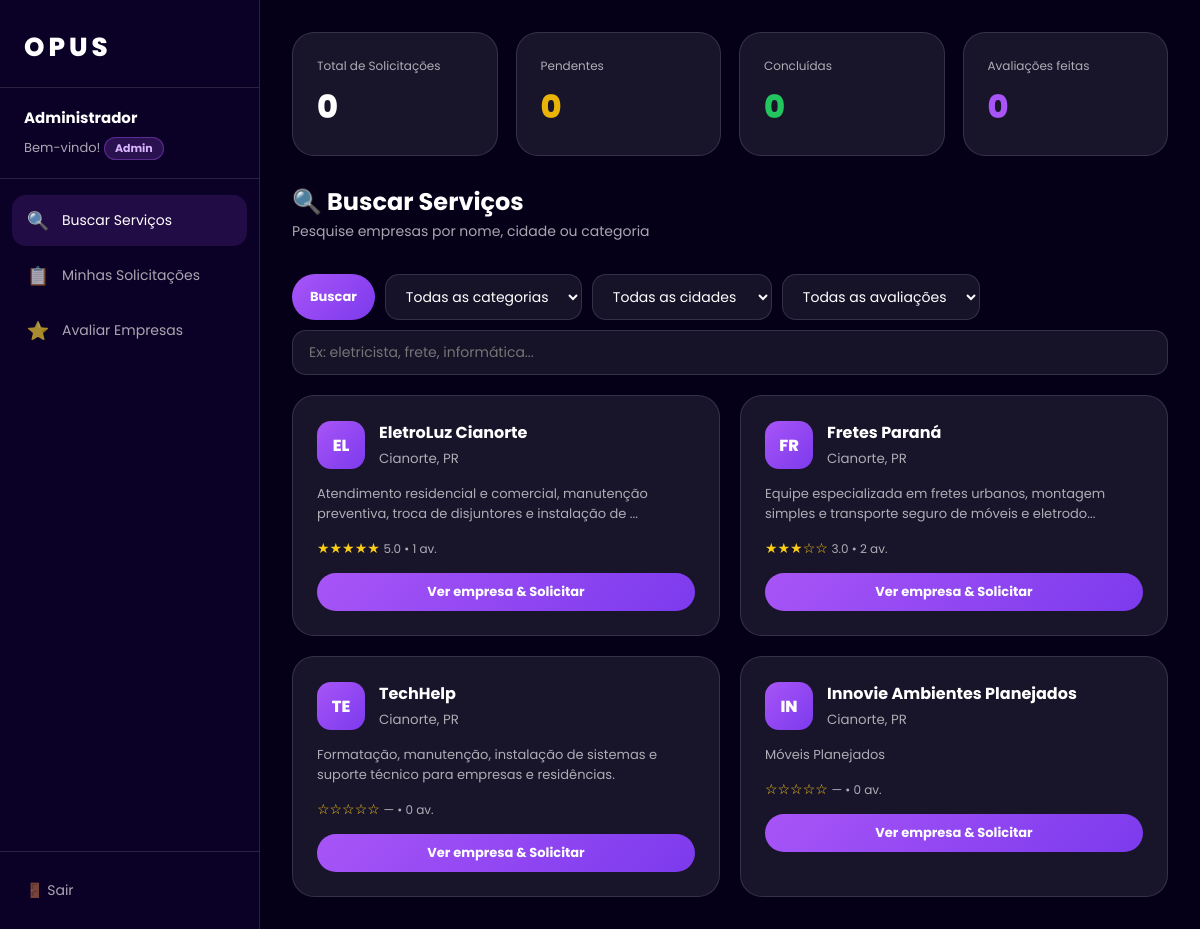
The app's page /usuario.php (signed in), older data.
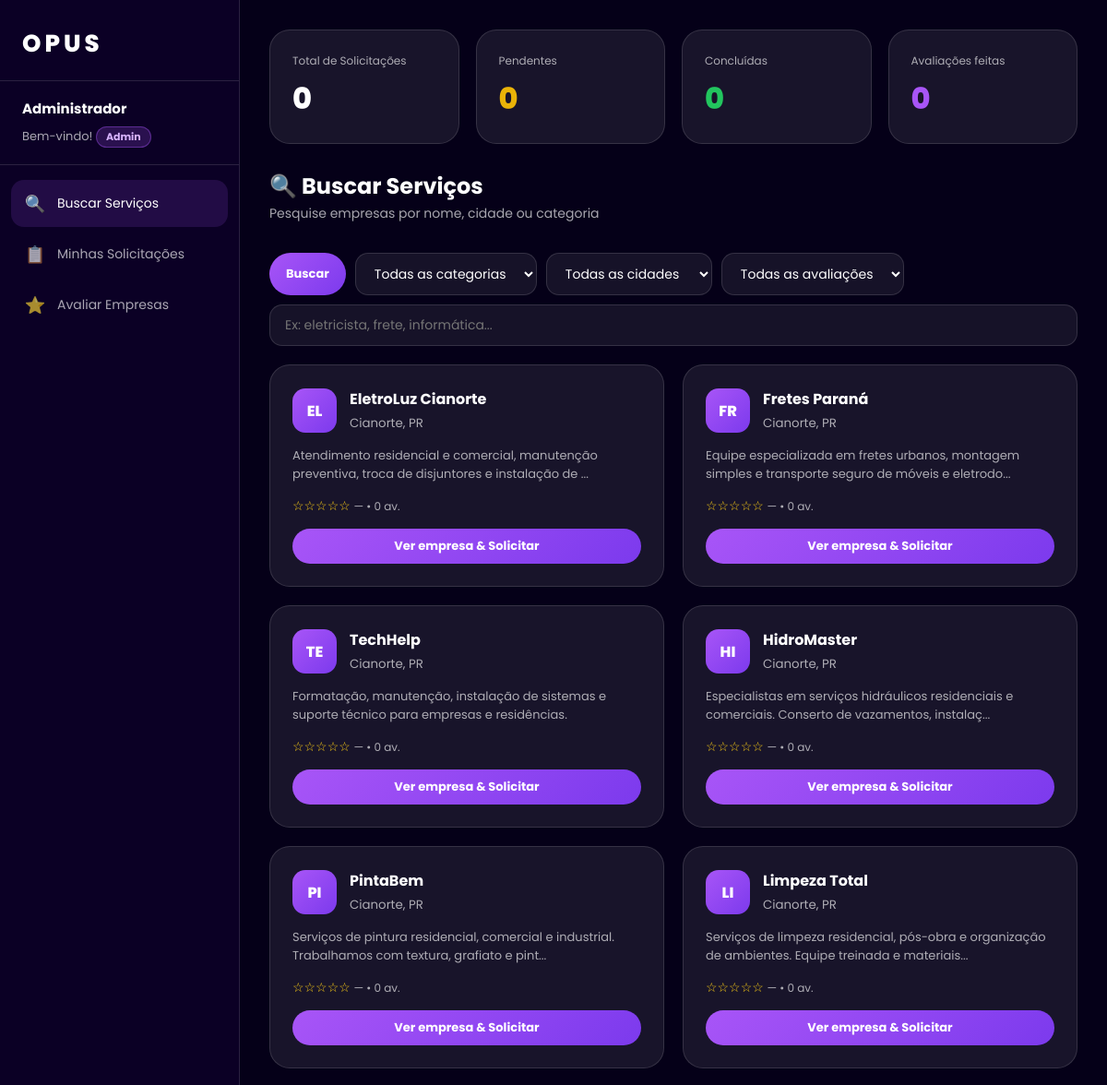
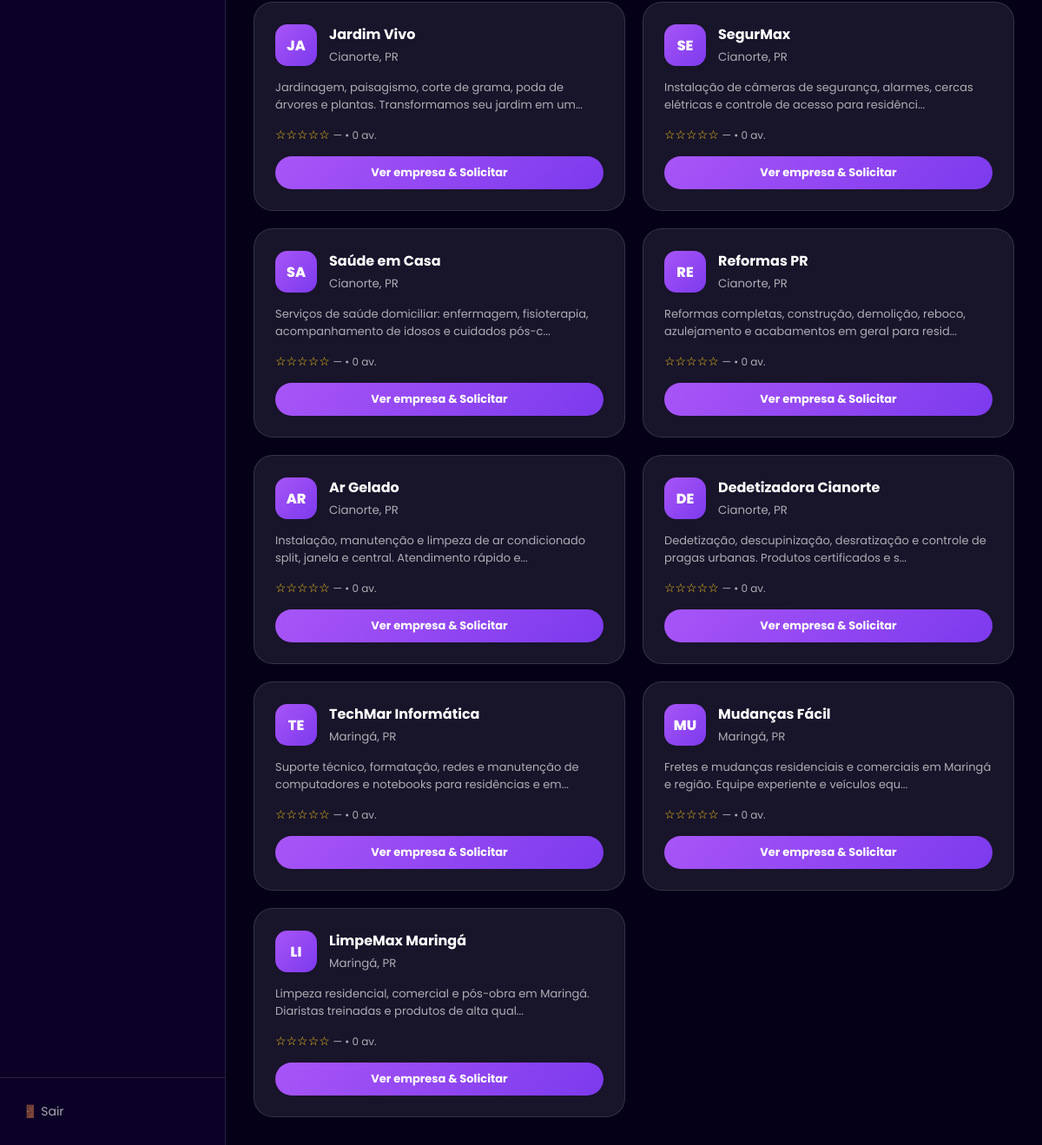
The same page, newer data (2 pictures, top to bottom).
### tables this page shows
CREATE TABLE `empresa` (
  `id` int(11) NOT NULL AUTO_INCREMENT,
  `usuario_id` int(11) DEFAULT NULL,
  `nome` varchar(100) NOT NULL,
  `cnpj` varchar(20) DEFAULT NULL,
  `email` varchar(100) DEFAULT NULL,
  `telefone` varchar(20) DEFAULT NULL,
  `endereco` varchar(150) DEFAULT NULL,
  `cidade` varchar(100) DEFAULT NULL,
  `estado` varchar(50) DEFAULT NULL,
  `descricao` text DEFAULT NULL,
  `ativo` tinyint(1) DEFAULT 1,
  `criado_em` datetime DEFAULT current_timestamp(),
  PRIMARY KEY (`id`),
  UNIQUE KEY `usuario_id` (`usuario_id`),
  UNIQUE KEY `cnpj` (`cnpj`),
  CONSTRAINT `empresa_ibfk_1` FOREIGN KEY (`usuario_id`) REFERENCES `usuario` (`id`) ON DELETE CASCADE
);

### includes/auth.php (called while the page is built, shortened)
<?php
function getTipo(): string {
    return $_SESSION['tipo'] ?? '';
}
function e(string $str): string {
    return htmlspecialchars($str, ENT_QUOTES, 'UTF-8');
}
function formatStars(int $nota): string {
    return str_repeat('★', $nota) . str_repeat('☆', 5 - $nota);
}

### usuario.php (the view, shortened to what this page needs)
<?php
require_once 'includes/auth.php';
$db   = getDB();
$uid  = $_SESSION['usuario_id'];
$nome = $_SESSION['nome'];
$aba   = $_GET['aba'] ?? 'buscar';
$termo = trim($_GET['q'] ?? '');
$sqlEmp = 'SELECT e.*, AVG(a.nota) as media, COUNT(DISTINCT a.id) as total_av
           FROM empresa e
           LEFT JOIN avaliacao a ON a.empresa_id = e.id
           LEFT JOIN servico s ON s.empresa_id = e.id
           LEFT JOIN categoria c ON c.id = s.categoria_id
           WHERE e.ativo = 1';
$params = [];
$sqlEmp .= ' GROUP BY e.id, e.nome, e.cnpj, e.email, e.telefone, e.endereco, e.cidade, e.estado, e.descricao, e.ativo, e.criado_em, e.usuario_id';
$sqlEmp .= ' ORDER BY media DESC';
$stmtEmp = $db->prepare($sqlEmp);
$stmtEmp->execute($params);
$empresas = $stmtEmp->fetchAll();
$sols = $db->prepare('SELECT s.*, e.nome as emp_nome, e.telefone as emp_tel, f.nome as func_nome, f.telefone as func_tel, f.cargo as func_cargo FROM solicitacao s JOIN empresa e ON e.id = s.empresa_id LEFT JOIN funcionario f ON f.id = s.funcionario_id WHERE s.usuario_id = ? ORDER BY s.data_solicitacao DESC');
$sols->execute([$uid]);
$minhasSols = $sols->fetchAll();
$totalSols  = count($minhasSols);
$concluidas = count(array_filter($minhasSols, fn($s) => $s['status'] === 'Concluído'));
$pendentes  = count(array_filter($minhasSols, fn($s) => $s['status'] === 'Pendente'));
$avalSt     = $db->prepare('SELECT COUNT(*) FROM avaliacao WHERE usuario_id = ?');
$avalSt->execute([$uid]);
$totalAv = $avalSt->fetchColumn();
?>
<!DOCTYPE html>
<html lang="pt-BR">
<head>
<link rel="stylesheet" href="assets/css/dashboard.css">
</head>
<body>
<aside class="sidebar">
  <a href="index.php" class="sidebar-brand" style="text-decoration:none;color:#fff;">OPUS</a>
  <div class="sidebar-user">
    <strong><?= e($nome) ?></strong>
    <span>Bem-vindo!</span>
    <div class="sidebar-badge <?= getTipo()==='empresa'?'empresa':'' ?>"><?= ucfirst(getTipo()) ?></div>
  </div>
  <nav class="sidebar-nav">
    <a href="?aba=buscar"       class="<?= $aba==='buscar'?'active':'' ?>"><span class="icon">🔍</span> Buscar Serviços</a>
    <a href="?aba=solicitacoes" class="<?= $aba==='solicitacoes'?'active':'' ?>"><span class="icon">📋</span> Minhas Solicitações</a>
    <a href="?aba=avaliacoes"   class="<?= $aba==='avaliacoes'?'active':'' ?>"><span class="icon">⭐</span> Avaliar Empresas</a>
  </nav>
  <div class="sidebar-footer">
    <a href="logout.php">🚪 Sair</a>
  </div>
</aside>
<main class="main">
  <div class="stats-row">
    <div class="stat-card"><div class="label">Total de Solicitações</div><div class="value"><?= $totalSols ?></div></div>
    <div class="stat-card"><div class="label">Pendentes</div><div class="value" style="color:var(--yellow)"><?= $pendentes ?></div></div>
    <div class="stat-card"><div class="label">Concluídas</div><div class="value" style="color:var(--green)"><?= $concluidas ?></div></div>
    <div class="stat-card"><div class="label">Avaliações feitas</div><div class="value" style="color:var(--purple)"><?= $totalAv ?></div></div>
  </div>
  <?php if ($aba === 'buscar'): ?>
  <div class="topbar">
    <div><h1>🔍 Buscar Serviços</h1><p>Pesquise empresas por nome, cidade ou categoria</p></div>
  </div>
  <form method="GET" class="search-bar" style="flex-wrap:wrap;gap:10px">
    <button type="submit" class="btn btn-primary">Buscar</button>
    <select name="cat" style="flex:0 0 180px">
      <option value="">Todas as categorias</option>
    </select>
    <select name="cidade" style="flex:0 0 180px">
      <option value="">Todas as cidades</option>
    </select>
    <select name="av" style="flex:0 0 160px">
      <option value="">Todas as avaliações</option>
    </select>
    <input type="text" name="q" placeholder="Ex: eletricista, frete, informática..." value="<?= e($termo) ?>" style="flex:1;min-width:200px">
  </form>
  <div style="display:grid;grid-template-columns:repeat(auto-fill,minmax(300px,1fr));gap:20px">
    <?php foreach ($empresas as $emp): ?>
    <div style="background:var(--card);border:1px solid var(--line);border-radius:22px;padding:24px;">
      <div style="display:flex;align-items:center;gap:14px;margin-bottom:14px;">
        <div style="width:48px;height:48px;border-radius:14px;background:linear-gradient(135deg,var(--purple),var(--purple2));display:grid;place-items:center;font-weight:800;font-size:16px;flex-shrink:0;">
          <?= mb_strtoupper(mb_substr($emp['nome'],0,2)) ?>
        </div>
        <div>
          <strong style="display:block"><?= e($emp['nome']) ?></strong>
          <small style="color:var(--muted)"><?= e($emp['cidade'] . ', ' . $emp['estado']) ?></small>
        </div>
      </div>
      <p style="color:var(--muted);font-size:13px;margin-bottom:14px;"><?= e(mb_strimwidth($emp['descricao'],0,100,'...')) ?></p>
      <div style="color:#facc15;font-size:14px;margin-bottom:14px;">
        <?= $emp['media'] ? formatStars((int)round($emp['media'])) : '☆☆☆☆☆' ?>
        <span style="color:var(--muted);font-size:12px"> <?= $emp['media'] ? number_format($emp['media'],1) : '—' ?> • <?= $emp['total_av'] ?> av.</span>
      </div>
      <a href="?aba=buscar&empresa=<?= $emp['id'] ?>" class="btn btn-primary" style="width:100%;justify-content:center;">Ver empresa & Solicitar</a>
    </div>
    <?php endforeach; ?>
  </div>
  <?php endif; ?>
</main>
</body>
</html>

### assets/css/dashboard.css (style rules this page uses)
:root { --bg: #050018; --sidebar: #0b0025; --card: rgba(255,255,255,.08); --card2: rgba(255,255,255,.13); --text: #fff; --muted: rgba(255,255,255,.65); --purple: #a855f7; --purple2: #7c3aed; --line: rgba(255,255,255,.13); --green: #22c55e; --yellow: #eab308; --red: #ef4444; --blue: #3b82f6; --sidebar-w: 260px; }
* { margin:0; padding:0; box-sizing:border-box; }
html { scroll-behavior:smooth; }
body { font-family:Poppins,Arial,sans-serif; background:var(--bg); color:var(--text); display:flex; min-height:100vh; }
a { text-decoration:none; color:inherit; }
button { cursor:pointer; font-family:inherit; }
.sidebar { width: var(--sidebar-w); background: var(--sidebar); border-right: 1px solid var(--line); display: flex; flex-direction: column; position: fixed; top:0; left:0; bottom:0; z-index: 30; transition: transform .3s; }
.sidebar-brand { padding: 28px 24px 20px; font-size: 26px; font-weight: 800; letter-spacing: 4px; border-bottom: 1px solid var(--line); }
.sidebar-user { padding: 18px 24px; border-bottom: 1px solid var(--line); font-size: 13px; color: var(--muted); }
.sidebar-user strong { display:block; color:#fff; font-size:15px; margin-bottom:2px; }
.sidebar-badge { display: inline-block; padding: 2px 10px; border-radius: 999px; font-size: 11px; font-weight: 700; margin-top: 6px; background: rgba(168,85,247,.2); border: 1px solid rgba(168,85,247,.4); color: #d8b4fe; }
nav.sidebar-nav { flex:1; padding:16px 12px; overflow-y:auto; }
.sidebar-nav a { display: flex; align-items: center; gap: 12px; padding: 12px 14px; border-radius: 14px; font-size: 14px; color: var(--muted); transition: .25s; margin-bottom: 4px; }
.sidebar-nav a:hover, .sidebar-nav a.active { background: rgba(168,85,247,.15); color: #fff; }
.sidebar-nav a .icon { font-size: 18px; width:24px; text-align:center; }
.sidebar-footer { padding: 16px 12px; border-top: 1px solid var(--line); }
.sidebar-footer a { display:flex; align-items:center; gap:10px; padding:12px 14px; border-radius:14px; font-size:14px; color:var(--muted); transition:.25s; }
.main { margin-left: var(--sidebar-w); flex: 1; padding: 32px; min-height: 100vh; }
.topbar { display: flex; align-items: center; justify-content: space-between; margin-bottom: 32px; }
.topbar h1 { font-size: 24px; font-weight: 700; }
.topbar p { color: var(--muted); font-size:14px; margin-top:2px; }
.stats-row { display:grid; grid-template-columns:repeat(4,1fr); gap:18px; margin-bottom:28px; }
.stat-card { background: var(--card); border: 1px solid var(--line); border-radius: 22px; padding: 24px; }
.stat-card .label { font-size:12px; color:var(--muted); margin-bottom:8px; }
.stat-card .value { font-size:32px; font-weight:800; }
.btn { display:inline-flex; align-items:center; gap:7px; padding:9px 18px; border-radius:999px; font-size:13px; font-weight:700; border:0; transition:.25s; }
.btn-primary { background:linear-gradient(135deg,var(--purple),var(--purple2)); color:#fff; }
.search-bar { display:flex; gap:10px; margin-bottom:20px; }
.search-bar input, .search-bar select { padding:11px 16px; border-radius:14px; border:1px solid var(--line); background:rgba(255,255,255,.07); color:#fff; font-family:inherit; font-size:14px; outline:0; flex:1; }
.search-bar select { flex:0 0 200px; }
.search-bar select option { color:#111; }

Row changes from the older to the newer data that the page shows:
changed empresa "EL": total_av "1" → "0"; media "★★★★★" → (not shown); media "5.0" → (not shown); now shows "☆☆☆☆☆ —"
changed empresa "FR": total_av "2" → "0"; media "★★★☆☆" → (not shown); media "3.0" → (not shown); now shows "☆☆☆☆☆ —"
changed empresa: nome "IN" → "HI"; nome "Innovie Ambientes Planejados" → "HidroMaster"; descricao "Móveis Planejados" → "Especialistas em serviços hidráulicos residenciais e comerciais. Conserto de vazamentos, instalaç..."
added empresa: nome "PI", nome "PintaBem", cidade+estado "Cianorte, PR", descricao "Serviços de pintura residencial, comercial e industrial. Trabalhamos com textura, grafiato e pint...", total_av "0"
added empresa: nome "LI", nome "Limpeza Total", cidade+estado "Cianorte, PR", descricao "Serviços de limpeza residencial, pós-obra e organização de ambientes. Equipe treinada e materiais...", total_av "0"
added empresa: nome "JA", nome "Jardim Vivo", cidade+estado "Cianorte, PR", descricao "Jardinagem, paisagismo, corte de grama, poda de árvores e plantas. Transformamos seu jardim em um...", total_av "0"
added empresa: nome "SE", nome "SegurMax", cidade+estado "Cianorte, PR", descricao "Instalação de câmeras de segurança, alarmes, cercas elétricas e controle de acesso para residênci...", total_av "0"
added empresa: nome "SA", nome "Saúde em Casa", cidade+estado "Cianorte, PR", descricao "Serviços de saúde domiciliar: enfermagem, fisioterapia, acompanhamento de idosos e cuidados pós-c...", total_av "0"
added empresa: nome "RE", nome "Reformas PR", cidade+estado "Cianorte, PR", descricao "Reformas completas, construção, demolição, reboco, azulejamento e acabamentos em geral para resid...", total_av "0", $emp['id'] 10 (drawn)
added empresa: nome "AR", nome "Ar Gelado", cidade+estado "Cianorte, PR", descricao "Instalação, manutenção e limpeza de ar condicionado split, janela e central. Atendimento rápido e...", total_av "0"
added empresa: nome "DE", nome "Dedetizadora Cianorte", cidade+estado "Cianorte, PR", descricao "Dedetização, descupinização, desratização e controle de pragas urbanas. Produtos certificados e s...", total_av "0"
added empresa: nome "TE", nome "TechMar Informática", cidade+estado "Maringá, PR", descricao "Suporte técnico, formatação, redes e manutenção de computadores e notebooks para residências e em...", total_av "0"
added empresa: nome "MU", nome "Mudanças Fácil", cidade+estado "Maringá, PR", descricao "Fretes e mudanças residenciais e comerciais em Maringá e região. Equipe experiente e veículos equ...", total_av "0"
added empresa: nome "LI", nome "LimpeMax Maringá", cidade+estado "Maringá, PR", descricao "Limpeza residencial, comercial e pós-obra em Maringá. Diaristas treinadas e produtos de alta qual...", total_av "0"
